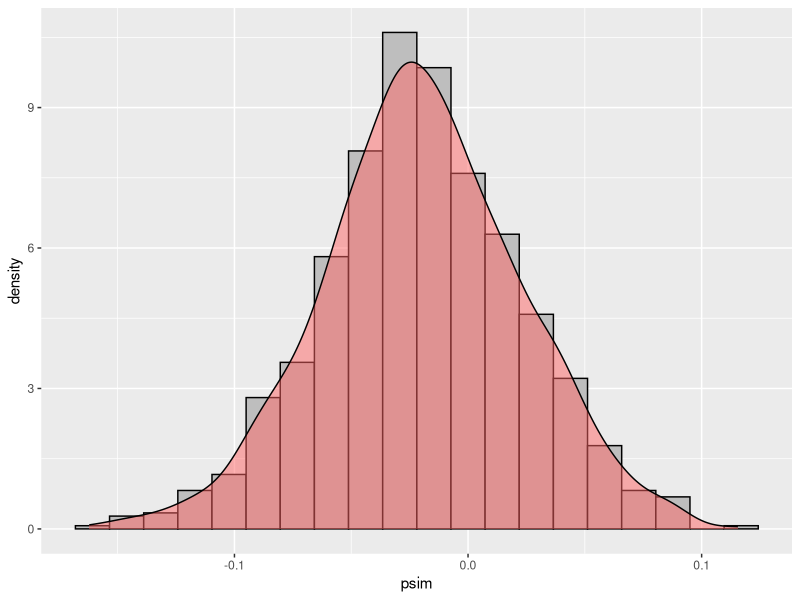
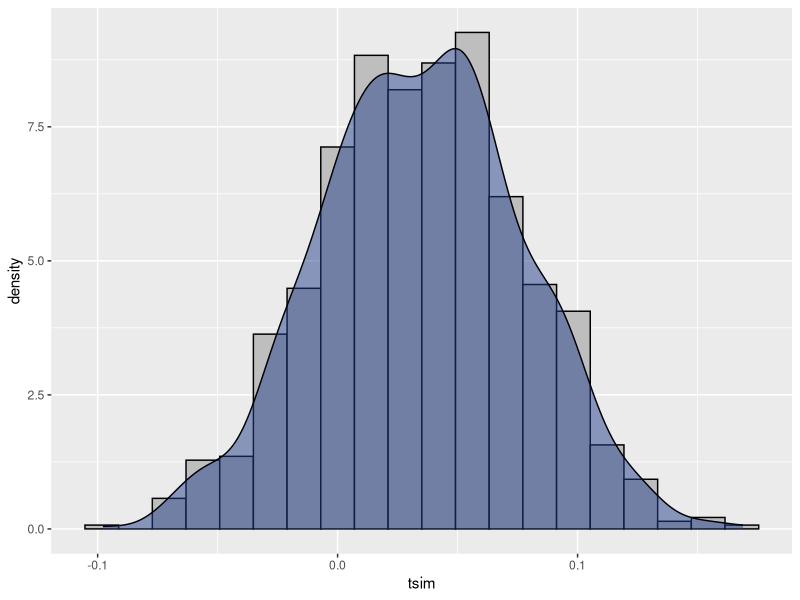
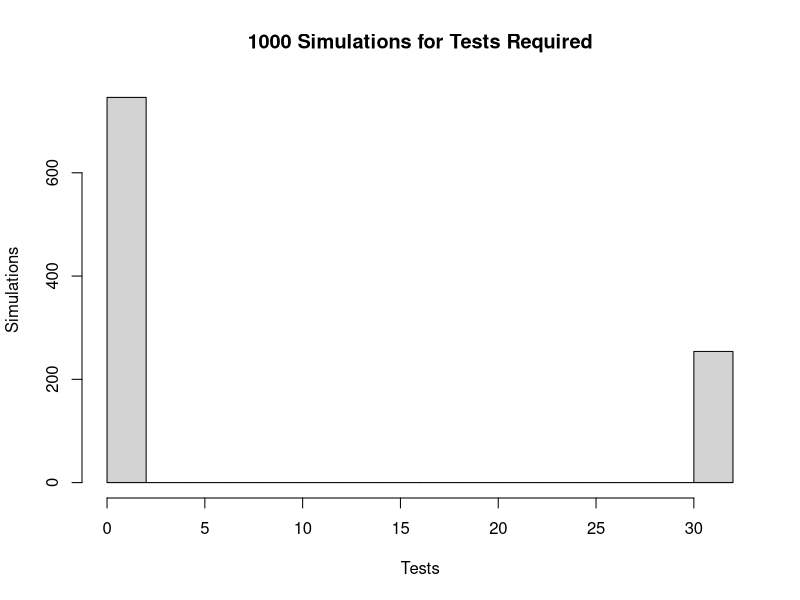

Here is the R script that generated these plots, in order:
## ---- chunk 1
knitr::opts_chunk$set(echo = TRUE)
## ---- chunk 2
set.seed(09252019) # Do not change this!
library(ggplot2)
## ---- chunk 3
psig<- pnorm(q=-0.02, mean=-0.018, sd=0.043)
tsig<- pnorm(q=-0.02, mean=0.035, sd=0.042)

#Create values storing clinically significant probabilities for placebo and treatment groups

cat('The probabilities of a randomly selected woman in the placebo or treatment groups showing a 2% decline in bone-mineral density are',psig,'and',tsig,'respectively.' )
## ---- chunk 4
psim <- rnorm(1000,-0.018, 0.043)
tsim <- rnorm(1000,0.035, 0.042)
#Create values storing simulations of 1000 normal distributions for the placebo and treatment groups

psig2 <- sum(psim<= -0.02)/1000
tsig2 <- sum(tsim<= -0.02)/1000
#Create values storing clinically significant probabilities for placebo and treatment groups from simulations

cat('The probabilities of a randomly selected woman in the placebo or treatment groups showing a 2% decline in bone-mineral density are',psig2,'and',tsig2,'respectively.' )

ggplot(as.data.frame(psim), aes(x=psim)) + geom_histogram(aes(y=..density..), colour = 'black', fill='grey', bins = 20) + 
    geom_density(alpha = 0.5, fill='#FF6666')

ggplot(as.data.frame(tsim), aes(x=tsim)) + geom_histogram(aes(y=..density..), colour = 'black', fill='grey', bins = 20) + 
    geom_density(alpha = 0.5, fill='royalblue4')



## ---- chunk 5

## ---- chunk 6
lambda <- 11/1000000 
#rate of neuroblastoma in children
expected <- 12429*lambda 
#expected number of cases for 12,429 children

cat('The expected number of neuroblastoma cases for 12,429 children is',expected,'.')

p4m <- ppois(q=3, lambda=expected, lower.tail = FALSE)
#Stores value of the probability of observing 4 or more cases of neuroblastoma amongst 12,429 children.

cat('Using the Poisson distribution (P(X > 4)), the probability of observing 4 or more cases is',p4m*100,'%.')

## ---- chunk 7
hiv10 <-pbinom(0,10,0.01, lower.tail = FALSE)
hiv30 <-pbinom(0,30,0.01, lower.tail = FALSE)
hiv50 <-pbinom(0,50,0.01, lower.tail = FALSE)
#Stores values of probability of getting at least 1 positive test result from composite sampling when combining 10, 30, or 50 samples.

cat('The probabilities of a composite sample testing positive, when combining 10, 30, or 50 samples is',c(hiv10, hiv30, hiv50),'respectively.')
## ---- chunk 8
hivsim <- rbinom(1000,30,0.01)
#1000 random binomial simulations of getting a positive in each composite cluster test of 30 samples

df <- data.frame(hivsim)
#create dataframe of simulation test results

df[df > 0] = 31
df[df == 0] = 1
#Converts iterations with 0 positives to the value '1' and iterations with at least 1 positive to '31' to represent each iteration having either 1 test or 31 test depending on a positive composite test result.

tot_test <- sum(df)
#Stores total number of tests from dataframe of simulation

pos <- sum(df==31)

summary(df)

matrix <- as.matrix.data.frame(df)
hist(matrix, ylab = 'Simulations', xlab='Tests', main = '1000 Simulations for Tests Required')

cat('The total number of tests performed was', tot_test,'with',pos,'positive composite tests which required',pos*30,' additional tests and',1000-pos,'negative composite tests. There is an average number of',tot_test/1000,'tests performed in each composite sampling.')

## ---- chunk 9
sessionInfo()
